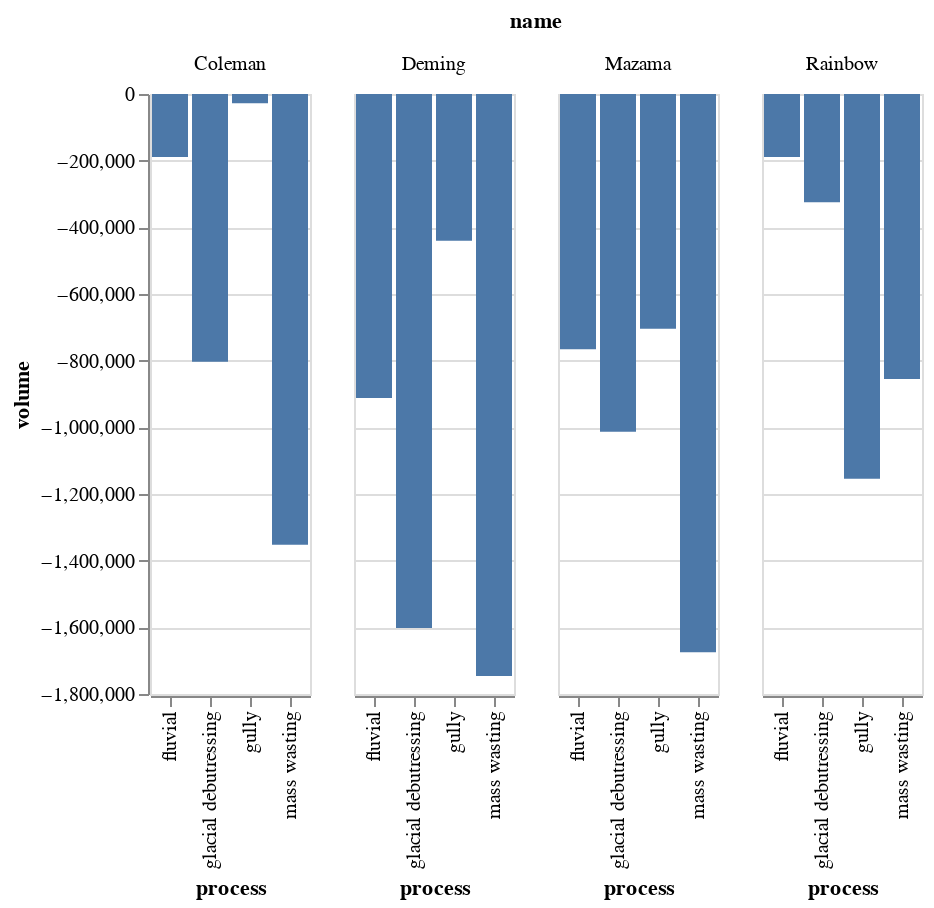

Source (notebook cell):
### Code cell
src = process_thresh_neg_dv_df_by_valley[process_thresh_neg_dv_df_by_valley.name.isin(['Mazama', 'Coleman', 'Rainbow', 'Deming'])]
src = src[src.process != 'hillslope']
alt.Chart(src.drop(columns='index')).transform_filter(alt.datum.bounding==True).mark_bar().encode(
    alt.X('process:O'),
    alt.Y("volume:Q"),
    alt.Facet("name:O")
)

### Figure 1 — Vega-Lite specification as saved in the notebook (floating-point values rounded to 4 significant figures)
{"config": {"view": {"continuousWidth": 400, "continuousHeight": 300}}, "data": {"name": "data-116be4c05f3db032d04a1cfc735262b1"}, "mark": "bar", "encoding": {"facet": {"field": "name", "type": "ordinal"}, "x": {"field": "process", "type": "ordinal"}, "y": {"field": "volume", "type": "quantitative"}}, "transform": [{"filter": "(datum.bounding === true)"}], "$schema": "https://vega.github.io/schema/vega-lite/v4.17.0.json", "datasets": {"data-116be4c05f3db032d04a1cfc735262b1": [{"dh": -7.6, "area": 95320.0, "volume": -724400.0, "process": "gully", "bounding": false, "name": "Rainbow", "n_pixels": 23830.0, "volumetric_uncertainty": 113700.0, "start_time": "1947-09-14T00:00:00", "end_time": "1977-09-27T00:00:00", "time_difference_years": 30, "Annual Mass Wasted": -24150.0, "Upper CI": -20360.0, "Lower CI": -27940.0, "Average Date": "1962-09-21T00:00:00"}, {"dh": -5.07, "area": 95320.0, "volume": -483300.0, "process": "gully", "bounding": false, "name": "Rainbow", "n_pixels": 23830.0, "volumetric_uncertainty": 7326.0, "start_time": "1977-09-27T00:00:00", "end_time": "2015-09-01T00:00:00", "time_difference_years": 38, "Annual Mass Wasted": -12720.0, "Upper CI": -12530.0, "Lower CI": -12910.0, "Average Date": "1996-09-14T00:00:00"}, {"dh": -11.48, "area": 100500.0, "volume": -1154000.0, "process": "gully", "bounding": true, "name": "Rainbow", "n_pixels": 25130.0, "volumetric_uncertainty": 59920.0, "start_time": "1947-09-14T00:00:00", "end_time": "2015-09-01T00:00:00", "time_difference_years": 68, "Annual Mass Wasted": -16970.0, "Upper CI": -16090.0, "Lower CI": -17850.0, "Average Date": "1981-09-07T00:00:00"}, {"dh": -20.98, "area": 37720.0, "volume": -791300.0, "process": "mass wasting", "bounding": false, "name": "Rainbow", "n_pixels": 9429.0, "volumetric_uncertainty": 47400.0, "start_time": "1947-09-14T00:00:00", "end_time": "1977-09-27T00:00:00", "time_difference_years": 30, "Annual Mass Wasted": -26380.0, "Upper CI": -24800.0, "Lower CI": -27960.0, "Average Date": "1962-09-21T00:00:00"}, {"dh": -1.391, "area": 37720.0, "volume": -52470.0, "process": "mass wasting", "bounding": false, "name": "Rainbow", "n_pixels": 9429.0, "volumetric_uncertainty": 4443.0, "start_time": "1977-09-27T00:00:00", "end_time": "2015-09-01T00:00:00", "time_difference_years": 38, "Annual Mass Wasted": -1381.0, "Upper CI": -1264.0, "Lower CI": -1498.0, "Average Date": "1996-09-14T00:00:00"}, {"dh": -20.16, "area": 42410.0, "volume": -855100.0, "process": "mass wasting", "bounding": true, "name": "Rainbow", "n_pixels": 10600.0, "volumetric_uncertainty": 30230.0, "start_time": "1947-09-14T00:00:00", "end_time": "2015-09-01T00:00:00", "time_difference_years": 68, "Annual Mass Wasted": -12570.0, "Upper CI": -12130.0, "Lower CI": -13020.0, "Average Date": "1981-09-07T00:00:00"}, {"dh": -15.65, "area": 20770.0, "volume": -325000.0, "process": "glacial debutressing", "bounding": true, "name": "Rainbow", "n_pixels": 5192.0, "volumetric_uncertainty": 18380.0, "start_time": "1947-09-14T00:00:00", "end_time": "2015-09-01T00:00:00", "time_difference_years": 68, "Annual Mass Wasted": -4780.0, "Upper CI": -4510.0, "Lower CI": -5050.0, "Average Date": "1981-09-07T00:00:00"}, {"dh": -0.1449, "area": 128700.0, "volume": -18650.0, "process": "fluvial", "bounding": false, "name": "Rainbow", "n_pixels": 32180.0, "volumetric_uncertainty": 152100.0, "start_time": "1947-09-14T00:00:00", "end_time": "1977-09-27T00:00:00", "time_difference_years": 30, "Annual Mass Wasted": -621.8, "Upper CI": 4449.0, "Lower CI": -5692.0, "Average Date": "1962-09-21T00:00:00"}, {"dh": -1.252, "area": 128700.0, "volume": -161200.0, "process": "fluvial", "bounding": false, "name": "Rainbow", "n_pixels": 32180.0, "volumetric_uncertainty": 8686.0, "start_time": "1977-09-27T00:00:00", "end_time": "2015-09-01T00:00:00", "time_difference_years": 38, "Annual Mass Wasted": -4243.0, "Upper CI": -4014.0, "Lower CI": -4471.0, "Average Date": "1996-09-14T00:00:00"}, {"dh": -1.324, "area": 142800.0, "volume": -189000.0, "process": "fluvial", "bounding": true, "name": "Rainbow", "n_pixels": 35690.0, "volumetric_uncertainty": 81060.0, "start_time": "1947-09-14T00:00:00", "end_time": "2015-09-01T00:00:00", "time_difference_years": 68, "Annual Mass Wasted": -2780.0, "Upper CI": -1588.0, "Lower CI": -3972.0, "Average Date": "1981-09-07T00:00:00"}, {"dh": -13.59, "area": 23130.0, "volume": -314300.0, "process": "gully", "bounding": false, "name": "Deming", "n_pixels": 5783.0, "volumetric_uncertainty": 24800.0, "start_time": "1947-09-14T00:00:00", "end_time": "1979-10-06T00:00:00", "time_difference_years": 32, "Annual Mass Wasted": -9821.0, "Upper CI": -9046.0, "Lower CI": -10600.0, "Average Date": "1963-09-25T00:00:00"}, {"dh": -5.825, "area": 23130.0, "volume": -134700.0, "process": "gully", "bounding": false, "name": "Deming", "n_pixels": 5783.0, "volumetric_uncertainty": 2257.0, "start_time": "1979-10-06T00:00:00", "end_time": "2015-09-01T00:00:00", "time_difference_years": 36, "Annual Mass Wasted": -3743.0, "Upper CI": -3680.0, "Lower CI": -3806.0, "Average Date": "1997-09-18T00:00:00"}, {"dh": -19.03, "area": 23130.0, "volume": -440200.0, "process": "gully", "bounding": true, "name": "Deming", "n_pixels": 5783.0, "volumetric_uncertainty": 19740.0, "start_time": "1947-09-14T00:00:00", "end_time": "2015-09-01T00:00:00", "time_difference_years": 68, "Annual Mass Wasted": -6474.0, "Upper CI": -6184.0, "Lower CI": -6764.0, "Average Date": "1981-09-07T00:00:00"}, {"dh": -12.91, "area": 112500.0, "volume": -1452000.0, "process": "mass wasting", "bounding": false, "name": "Deming", "n_pixels": 28120.0, "volumetric_uncertainty": 91640.0, "start_time": "1947-09-14T00:00:00", "end_time": "1979-10-06T00:00:00", "time_difference_years": 32, "Annual Mass Wasted": -45360.0, "Upper CI": -42500.0, "Lower CI": -48230.0, "Average Date": "1963-09-25T00:00:00"}, {"dh": -4.715, "area": 112500.0, "volume": -530300.0, "process": "mass wasting", "bounding": false, "name": "Deming", "n_pixels": 28120.0, "volumetric_uncertainty": 7862.0, "start_time": "1979-10-06T00:00:00", "end_time": "2015-09-01T00:00:00", "time_difference_years": 36, "Annual Mass Wasted": -14730.0, "Upper CI": -14510.0, "Lower CI": -14950.0, "Average Date": "1997-09-18T00:00:00"}, {"dh": -15.5, "area": 112600.0, "volume": -1746000.0, "process": "mass wasting", "bounding": true, "name": "Deming", "n_pixels": 28150.0, "volumetric_uncertainty": 65980.0, "start_time": "1947-09-14T00:00:00", "end_time": "2015-09-01T00:00:00", "time_difference_years": 68, "Annual Mass Wasted": -25670.0, "Upper CI": -24700.0, "Lower CI": -26640.0, "Average Date": "1981-09-07T00:00:00"}, {"dh": -8.856, "area": 14460.0, "volume": -128000.0, "process": "glacial debutressing", "bounding": false, "name": "Deming", "n_pixels": 3614.0, "volumetric_uncertainty": 17800.0, "start_time": "1947-09-14T00:00:00", "end_time": "1979-10-06T00:00:00", "time_difference_years": 32, "Annual Mass Wasted": -4001.0, "Upper CI": -3445.0, "Lower CI": -4557.0, "Average Date": "1963-09-25T00:00:00"}, {"dh": -9.921, "area": 14460.0, "volume": -143400.0, "process": "glacial debutressing", "bounding": false, "name": "Deming", "n_pixels": 3614.0, "volumetric_uncertainty": 1650.0, "start_time": "1979-10-06T00:00:00", "end_time": "2015-09-01T00:00:00", "time_difference_years": 36, "Annual Mass Wasted": -3984.0, "Upper CI": -3938.0, "Lower CI": -4030.0, "Average Date": "1997-09-18T00:00:00"}, {"dh": -17.94, "area": 89290.0, "volume": -1602000.0, "process": "glacial debutressing", "bounding": true, "name": "Deming", "n_pixels": 22320.0, "volumetric_uncertainty": 54270.0, "start_time": "1947-09-14T00:00:00", "end_time": "2015-09-01T00:00:00", "time_difference_years": 68, "Annual Mass Wasted": -23560.0, "Upper CI": -22760.0, "Lower CI": -24360.0, "Average Date": "1981-09-07T00:00:00"}, {"dh": -5.64, "area": 90280.0, "volume": -509200.0, "process": "fluvial", "bounding": false, "name": "Deming", "n_pixels": 22570.0, "volumetric_uncertainty": 75240.0, "start_time": "1947-09-14T00:00:00", "end_time": "1979-10-06T00:00:00", "time_difference_years": 32, "Annual Mass Wasted": -15910.0, "Upper CI": -13560.0, "Lower CI": -18260.0, "Average Date": "1963-09-25T00:00:00"}, {"dh": -2.871, "area": 90280.0, "volume": -259200.0, "process": "fluvial", "bounding": false, "name": "Deming", "n_pixels": 22570.0, "volumetric_uncertainty": 6498.0, "start_time": "1979-10-06T00:00:00", "end_time": "2015-09-01T00:00:00", "time_difference_years": 36, "Annual Mass Wasted": -7199.0, "Upper CI": -7019.0, "Lower CI": -7380.0, "Average Date": "1997-09-18T00:00:00"}, {"dh": -8.9, "area": 102500.0, "volume": -912100.0, "process": "fluvial", "bounding": true, "name": "Deming", "n_pixels": 25620.0, "volumetric_uncertainty": 60900.0, "start_time": "1947-09-14T00:00:00", "end_time": "2015-09-01T00:00:00", "time_difference_years": 68, "Annual Mass Wasted": -13410.0, "Upper CI": -12520.0, "Lower CI": -14310.0, "Average Date": "1981-09-07T00:00:00"}, {"dh": -13.3, "area": 1944.0, "volume": -25860.0, "process": "gully", "bounding": false, "name": "Coleman", "n_pixels": 486.0, "volumetric_uncertainty": 5432.0, "start_time": "1947-09-14T00:00:00", "end_time": "1979-10-06T00:00:00", "time_difference_years": 32, "Annual Mass Wasted": -808.1, "Upper CI": -638.4, "Lower CI": -977.9, "Average Date": "1963-09-25T00:00:00"}, {"dh": -0.7326, "area": 1944.0, "volume": -1424.0, "process": "gully", "bounding": false, "name": "Coleman", "n_pixels": 486.0, "volumetric_uncertainty": 525.8, "start_time": "1979-10-06T00:00:00", "end_time": "2015-09-01T00:00:00", "time_difference_years": 36, "Annual Mass Wasted": -39.56, "Upper CI": -24.95, "Lower CI": -54.17, "Average Date": "1997-09-18T00:00:00"}, {"dh": -14.37, "area": 1944.0, "volume": -27940.0, "process": "gully", "bounding": true, "name": "Coleman", "n_pixels": 486.0, "volumetric_uncertainty": 4765.0, "start_time": "1947-09-14T00:00:00", "end_time": "2015-09-01T00:00:00", "time_difference_years": 68, "Annual Mass Wasted": -410.9, "Upper CI": -340.8, "Lower CI": -480.9, "Average Date": "1981-09-07T00:00:00"}, {"dh": -11.64, "area": 74930.0, "volume": -871900.0, "process": "mass wasting", "bounding": false, "name": "Coleman", "n_pixels": 18730.0, "volumetric_uncertainty": 63880.0, "start_time": "1947-09-14T00:00:00", "end_time": "1979-10-06T00:00:00", "time_difference_years": 32, "Annual Mass Wasted": -27250.0, "Upper CI": -25250.0, "Lower CI": -29240.0, "Average Date": "1963-09-25T00:00:00"}, {"dh": -6.69, "area": 74930.0, "volume": -501300.0, "process": "mass wasting", "bounding": false, "name": "Coleman", "n_pixels": 18730.0, "volumetric_uncertainty": 5551.0, "start_time": "1979-10-06T00:00:00", "end_time": "2015-09-01T00:00:00", "time_difference_years": 36, "Annual Mass Wasted": -13930.0, "Upper CI": -13770.0, "Lower CI": -14080.0, "Average Date": "1997-09-18T00:00:00"}, {"dh": -18.05, "area": 74930.0, "volume": -1353000.0, "process": "mass wasting", "bounding": true, "name": "Coleman", "n_pixels": 18730.0, "volumetric_uncertainty": 47000.0, "start_time": "1947-09-14T00:00:00", "end_time": "2015-09-01T00:00:00", "time_difference_years": 68, "Annual Mass Wasted": -19890.0, "Upper CI": -19200.0, "Lower CI": -20580.0, "Average Date": "1981-09-07T00:00:00"}, {"dh": -1.687, "area": 244.0, "volume": -411.7, "process": "glacial debutressing", "bounding": false, "name": "Coleman", "n_pixels": 61.0, "volumetric_uncertainty": 1866.0, "start_time": "1947-09-14T00:00:00", "end_time": "1979-10-06T00:00:00", "time_difference_years": 32, "Annual Mass Wasted": -12.87, "Upper CI": 45.44, "Lower CI": -71.17, "Average Date": "1963-09-25T00:00:00"}, {"dh": -5.033, "area": 244.0, "volume": -1228.0, "process": "glacial debutressing", "bounding": false, "name": "Coleman", "n_pixels": 61.0, "volumetric_uncertainty": 182.1, "start_time": "1979-10-06T00:00:00", "end_time": "2015-09-01T00:00:00", "time_difference_years": 36, "Annual Mass Wasted": -34.11, "Upper CI": -29.05, "Lower CI": -39.17, "Average Date": "1997-09-18T00:00:00"}, {"dh": -20.61, "area": 38980.0, "volume": -803500.0, "process": "glacial debutressing", "bounding": true, "name": "Coleman", "n_pixels": 9744.0, "volumetric_uncertainty": 28410.0, "start_time": "1947-09-14T00:00:00", "end_time": "2015-09-01T00:00:00", "time_difference_years": 68, "Annual Mass Wasted": -11820.0, "Upper CI": -11400.0, "Lower CI": -12230.0, "Average Date": "1981-09-07T00:00:00"}, {"dh": -3.786, "area": 23240.0, "volume": -87990.0, "process": "fluvial", "bounding": false, "name": "Coleman", "n_pixels": 5811.0, "volumetric_uncertainty": 24890.0, "start_time": "1947-09-14T00:00:00", "end_time": "1979-10-06T00:00:00", "time_difference_years": 32, "Annual Mass Wasted": -2750.0, "Upper CI": -1972.0, "Lower CI": -3527.0, "Average Date": "1963-09-25T00:00:00"}, {"dh": -1.311, "area": 23420.0, "volume": -30700.0, "process": "fluvial", "bounding": false, "name": "Coleman", "n_pixels": 5855.0, "volumetric_uncertainty": 2277.0, "start_time": "1979-10-06T00:00:00", "end_time": "2015-09-01T00:00:00", "time_difference_years": 36, "Annual Mass Wasted": -852.7, "Upper CI": -789.4, "Lower CI": -915.9, "Average Date": "1997-09-18T00:00:00"}, {"dh": -3.335, "area": 56720.0, "volume": -189100.0, "process": "fluvial", "bounding": true, "name": "Coleman", "n_pixels": 14180.0, "volumetric_uncertainty": 37680.0, "start_time": "1947-09-14T00:00:00", "end_time": "2015-09-01T00:00:00", "time_difference_years": 68, "Annual Mass Wasted": -2781.0, "Upper CI": -2227.0, "Lower CI": -3336.0, "Average Date": "1981-09-07T00:00:00"}, {"dh": -5.955, "area": 67660.0, "volume": -403000.0, "process": "gully", "bounding": false, "name": "Mazama", "n_pixels": 16920.0, "volumetric_uncertainty": 58480.0, "start_time": "1947-09-14T00:00:00", "end_time": "1979-10-06T00:00:00", "time_difference_years": 32, "Annual Mass Wasted": -12590.0, "Upper CI": -10770.0, "Lower CI": -14420.0, "Average Date": "1963-09-25T00:00:00"}, {"dh": -4.133, "area": 67660.0, "volume": -279700.0, "process": "gully", "bounding": false, "name": "Mazama", "n_pixels": 16920.0, "volumetric_uncertainty": 5100.0, "start_time": "1979-10-06T00:00:00", "end_time": "2015-09-01T00:00:00", "time_difference_years": 36, "Annual Mass Wasted": -7768.0, "Upper CI": -7627.0, "Lower CI": -7910.0, "Average Date": "1997-09-18T00:00:00"}, {"dh": -10.28, "area": 68480.0, "volume": -704100.0, "process": "gully", "bounding": true, "name": "Mazama", "n_pixels": 17120.0, "volumetric_uncertainty": 43720.0, "start_time": "1947-09-14T00:00:00", "end_time": "2015-09-01T00:00:00", "time_difference_years": 68, "Annual Mass Wasted": -10350.0, "Upper CI": -9712.0, "Lower CI": -11000.0, "Average Date": "1981-09-07T00:00:00"}, {"dh": -11.94, "area": 107700.0, "volume": -1286000.0, "process": "mass wasting", "bounding": false, "name": "Mazama", "n_pixels": 26930.0, "volumetric_uncertainty": 88130.0, "start_time": "1947-09-14T00:00:00", "end_time": "1979-10-06T00:00:00", "time_difference_years": 32, "Annual Mass Wasted": -40190.0, "Upper CI": -37430.0, "Lower CI": -42940.0, "Average Date": "1963-09-25T00:00:00"}, {"dh": -4.358, "area": 110600.0, "volume": -482000.0, "process": "mass wasting", "bounding": false, "name": "Mazama", "n_pixels": 27650.0, "volumetric_uncertainty": 7746.0, "start_time": "1979-10-06T00:00:00", "end_time": "2015-09-01T00:00:00", "time_difference_years": 36, "Annual Mass Wasted": -13390.0, "Upper CI": -13170.0, "Lower CI": -13600.0, "Average Date": "1997-09-18T00:00:00"}, {"dh": -15.55, "area": 107700.0, "volume": -1675000.0, "process": "mass wasting", "bounding": true, "name": "Mazama", "n_pixels": 26930.0, "volumetric_uncertainty": 63530.0, "start_time": "1947-09-14T00:00:00", "end_time": "2015-09-01T00:00:00", "time_difference_years": 68, "Annual Mass Wasted": -24630.0, "Upper CI": -23700.0, "Lower CI": -25570.0, "Average Date": "1981-09-07T00:00:00"}, {"dh": -16.1, "area": 30760.0, "volume": -495100.0, "process": "glacial debutressing", "bounding": false, "name": "Mazama", "n_pixels": 7689.0, "volumetric_uncertainty": 30720.0, "start_time": "1947-09-14T00:00:00", "end_time": "1979-10-06T00:00:00", "time_difference_years": 32, "Annual Mass Wasted": -15470.0, "Upper CI": -14510.0, "Lower CI": -16430.0, "Average Date": "1963-09-25T00:00:00"}, {"dh": -3.084, "area": 35600.0, "volume": -109800.0, "process": "glacial debutressing", "bounding": false, "name": "Mazama", "n_pixels": 8901.0, "volumetric_uncertainty": 3079.0, "start_time": "1979-10-06T00:00:00", "end_time": "2015-09-01T00:00:00", "time_difference_years": 36, "Annual Mass Wasted": -3050.0, "Upper CI": -2964.0, "Lower CI": -3135.0, "Average Date": "1997-09-18T00:00:00"}, {"dh": -18.32, "area": 55300.0, "volume": -1013000.0, "process": "glacial debutressing", "bounding": true, "name": "Mazama", "n_pixels": 13830.0, "volumetric_uncertainty": 36950.0, "start_time": "1947-09-14T00:00:00", "end_time": "2015-09-01T00:00:00", "time_difference_years": 68, "Annual Mass Wasted": -14900.0, "Upper CI": -14350.0, "Lower CI": -15440.0, "Average Date": "1981-09-07T00:00:00"}, {"dh": -7.364, "area": 83350.0, "volume": -613800.0, "process": "fluvial", "bounding": false, "name": "Mazama", "n_pixels": 20840.0, "volumetric_uncertainty": 70120.0, "start_time": "1947-09-14T00:00:00", "end_time": "1979-10-06T00:00:00", "time_difference_years": 32, "Annual Mass Wasted": -19180.0, "Upper CI": -16990.0, "Lower CI": -21370.0, "Average Date": "1963-09-25T00:00:00"}, {"dh": -2.062, "area": 101300.0, "volume": -208800.0, "process": "fluvial", "bounding": false, "name": "Mazama", "n_pixels": 25320.0, "volumetric_uncertainty": 7173.0, "start_time": "1979-10-06T00:00:00", "end_time": "2015-09-01T00:00:00", "time_difference_years": 36, "Annual Mass Wasted": -5800.0, "Upper CI": -5601.0, "Lower CI": -5999.0, "Average Date": "1997-09-18T00:00:00"}, {"dh": -9.192, "area": 83350.0, "volume": -766100.0, "process": "fluvial", "bounding": true, "name": "Mazama", "n_pixels": 20840.0, "volumetric_uncertainty": 51260.0, "start_time": "1947-09-14T00:00:00", "end_time": "2015-09-01T00:00:00", "time_difference_years": 68, "Annual Mass Wasted": -11270.0, "Upper CI": -10510.0, "Lower CI": -12020.0, "Average Date": "1981-09-07T00:00:00"}]}}
